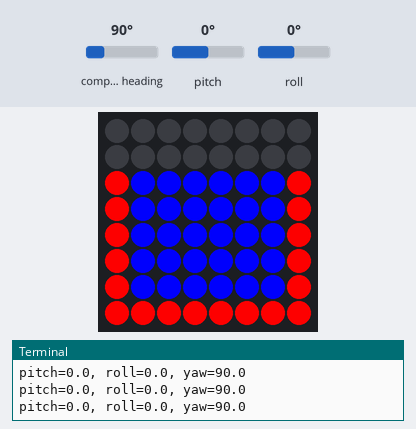
Recording of a program running on a simulated Raspberry Pi (BCM pin numbers) with a Sense HAT. Parts: the Sense HAT's 8×8 RGB LED matrix, the last lines printed to the terminal. Inputs (shaded band) come from the test bench; at power-on: pitch 0°, compass heading 90°, roll 0°. The Sense HAT reports a negative pitch or roll as 360° plus the angle.

Above: at 6.0 s.
6.1 s: pitch set to 45°
At 6.8 s:
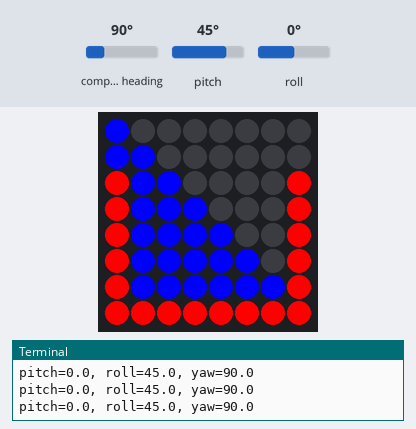
7.6 s: pitch set to 52°
At 7.9 s:
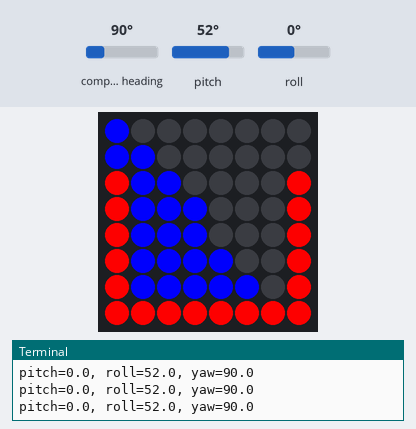
9.1 s: pitch set to 79°
At 10.3 s:
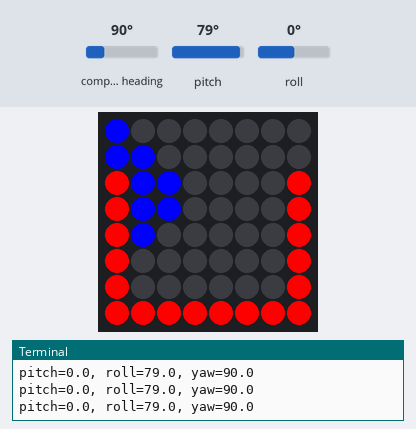
10.6 s: pitch set to 86°
At 11.4 s:
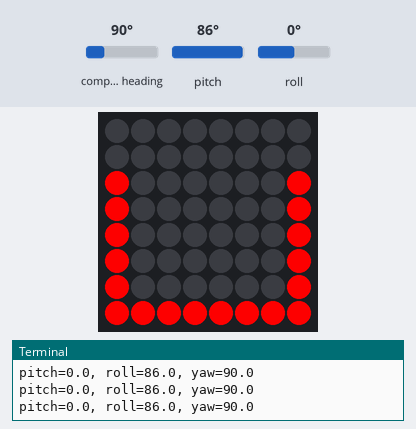
12.1 s: pitch set to 43°
At 12.6 s:
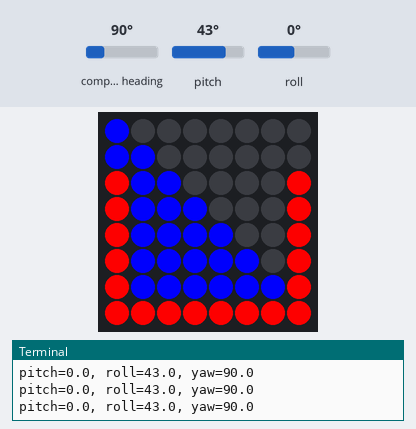
Timing chart, 0 to 14.6 s (numbered marks = the images above; inputs shaded):
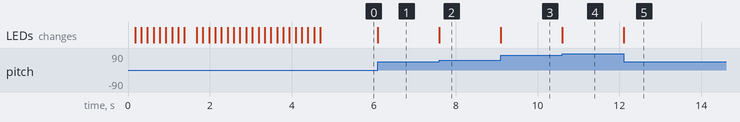

The program:

finalwater.py
```python
import time
from sense_hat import SenseHat

sense=SenseHat()
#this code sets variables to some of the basic colors that the sensehat
#can display. It makes it easier to set colors because you only have to set the numbers once
r = [255,0, 0]
o = [255, 127, 0]
y = [255, 255, 0]
g = [0, 255, 0]
b = [0,0,255]
i = [75, 0, 130]
v = [ 159, 0,255]
e = [0,0,0]

x = 1 #sets first x value which is the condition under which each if
#and while statement runs for the first part of the code
while x == 1:

    image = [e,e,e,e,e,e,e,e,
             e,e,e,e,e,e,e,e,
             r,e,e,e,e,e,e,r,
             r,e,e,e,e,e,e,r,
             r,e,e,e,e,e,e,r,
             r,e,e,e,e,e,e,r,
             r,e,e,e,e,e,e,r,
             r,r,r,r,r,r,r,r,] # sets light color for each light on the senseHAT 8x8

    sense.set_pixels(image) #sets the image code onto the senseHAT
    time.sleep(.15) # stops the code from running for .15 seconds
    x = 1+1 #adds 1 to x so that the next if statement will run

    if x == 2: # if statement dependent on the previous x equation directly above

         image = [e,e,e,e,e,e,e,e,
                  e,e,e,e,e,e,e,e,
                  r,e,e,e,e,e,e,r,
                  r,e,e,e,e,e,e,r,
                  r,e,e,e,e,e,e,r,
                  r,e,e,e,e,e,e,r,
                  r,b,e,e,e,e,e,r,
                  r,r,r,r,r,r,r,r,]

    sense.set_pixels(image)
    time.sleep(.15)
    x = 2 + 1


    if x == 3:
        image = [e,e,e,e,e,e,e,e,
                 e,e,e,e,e,e,e,e,
                 r,e,e,e,e,e,e,r,
                 r,e,e,e,e,e,e,r,
                 r,e,e,e,e,e,e,r,
                 r,e,e,e,e,e,e,r,
                 r,b,b,e,e,e,e,r,
                 r,r,r,r,r,r,r,r,]

    sense.set_pixels(image)
    time.sleep(.15)
    x = 3 + 1

    if x == 4:
        image = [e,e,e,e,e,e,e,e,
                 e,e,e,e,e,e,e,e,
                 r,e,e,e,e,e,e,r,
                 r,e,e,e,e,e,e,r,
                 r,e,e,e,e,e,e,r,
                 r,e,e,e,e,e,e,r,
                 r,b,b,b,e,e,e,r,
                 r,r,r,r,r,r,r,r,]
        sense.set_pixels(image)
        time.sleep(.15)
        x = 4 + 1

    if x == 5:
        image = [e,e,e,e,e,e,e,e,
                 e,e,e,e,e,e,e,e,
                 r,e,e,e,e,e,e,r,
                 r,e,e,e,e,e,e,r,
                 r,e,e,e,e,e,e,r,
                 r,e,e,e,e,e,e,r,
                 r,b,b,b,b,e,e,r,
                 r,r,r,r,r,r,r,r,]
        sense.set_pixels(image)
        time.sleep(.15)
        x = 5 + 1

    if x == 6:
        image = [e,e,e,e,e,e,e,e,
                 e,e,e,e,e,e,e,e,
                 r,e,e,e,e,e,e,r,
                 r,e,e,e,e,e,e,r,
                 r,e,e,e,e,e,e,r,
                 r,e,e,e,e,e,e,r,
                 r,b,b,b,b,b,e,r,
                 r,r,r,r,r,r,r,r,]
        sense.set_pixels(image)
        time.sleep(.15)
        x = 6 + 1

    if x == 7:
        image = [e,e,e,e,e,e,e,e,
                 e,e,e,e,e,e,e,e,
                 r,e,e,e,e,e,e,r,
                 r,e,e,e,e,e,e,r,
                 r,e,e,e,e,e,e,r,
                 r,e,e,e,e,e,e,r,
                 r,b,b,b,b,b,b,r,
                 r,r,r,r,r,r,r,r,]
        sense.set_pixels(image)
        time.sleep(.15)
        x = 7 + 1

    if x == 8:
        image = [e,e,e,e,e,e,e,e,
                 e,e,e,e,e,e,e,e,
                 r,e,e,e,e,e,e,r,
                 r,e,e,e,e,e,e,r,
                 r,e,e,e,e,e,e,r,
                 r,b,e,e,e,e,e,r,
                 r,b,b,b,b,b,b,r,
                 r,r,r,r,r,r,r,r,]
        sense.set_pixels(image)
        time.sleep(.15)
        x = 8 + 1

    if x == 9:
        image = [e,e,e,e,e,e,e,e,
                 e,e,e,e,e,e,e,e,
                 r,e,e,e,e,e,e,r,
                 r,e,e,e,e,e,e,r,
                 r,e,e,e,e,e,e,r,
                 r,b,b,e,e,e,e,r,
                 r,b,b,b,b,b,b,r,
                 r,r,r,r,r,r,r,r,]
        sense.set_pixels(image)
        time.sleep(.15)
        x = 9 + 1

    if x == 10:
        image = [e,e,e,e,e,e,e,e,
                 e,e,e,e,e,e,e,e,
                 r,e,e,e,e,e,e,r,
                 r,e,e,e,e,e,e,r,
                 r,e,e,e,e,e,e,r,
                 r,b,b,b,e,e,e,r,
                 r,b,b,b,b,b,b,r,
                 r,r,r,r,r,r,r,r,]
        sense.set_pixels(image)
        time.sleep(.15)
        x = 10 + 1

    if x == 11:
        image = [e,e,e,e,e,e,e,e,
                 e,e,e,e,e,e,e,e,
                 r,e,e,e,e,e,e,r,
                 r,e,e,e,e,e,e,r,
                 r,e,e,e,e,e,e,r,
                 r,b,b,b,e,e,e,r,
                 r,b,b,b,b,b,b,r,
                 r,r,r,r,r,r,r,r,]
        sense.set_pixels(image)
        time.sleep(.15)
        x = 11 + 1

    if x == 12:
        image = [e,e,e,e,e,e,e,e,
                 e,e,e,e,e,e,e,e,
                 r,e,e,e,e,e,e,r,
                 r,e,e,e,e,e,e,r,
                 r,e,e,e,e,e,e,r,
                 r,b,b,b,b,e,e,r,
                 r,b,b,b,b,b,b,r,
                 r,r,r,r,r,r,r,r,]
        sense.set_pixels(image)
        time.sleep(.15)
        x = 12 + 1

    if x == 13:
        image = [e,e,e,e,e,e,e,e,
                 e,e,e,e,e,e,e,e,
                 r,e,e,e,e,e,e,r,
                 r,e,e,e,e,e,e,r,
                 r,e,e,e,e,e,e,r,
                 r,b,b,b,b,b,e,r,
                 r,b,b,b,b,b,b,r,
                 r,r,r,r,r,r,r,r,]
        sense.set_pixels(image)
        time.sleep(.15)
        x = 13 + 1

    if x == 14:
        image = [e,e,e,e,e,e,e,e,
                 e,e,e,e,e,e,e,e,
                 r,e,e,e,e,e,e,r,
                 r,e,e,e,e,e,e,r,
                 r,e,e,e,e,e,e,r,
                 r,b,b,b,b,b,b,r,
                 r,b,b,b,b,b,b,r,
                 r,r,r,r,r,r,r,r,]
        sense.set_pixels(image)
        time.sleep(.15)
        x = 14 + 1

    if x == 15:
        image = [e,e,e,e,e,e,e,e,
                 e,e,e,e,e,e,e,e,
                 r,e,e,e,e,e,e,r,
                 r,e,e,e,e,e,e,r,
                 r,b,e,e,e,e,e,r,
                 r,b,b,b,b,b,b,r,
                 r,b,b,b,b,b,b,r,
                 r,r,r,r,r,r,r,r,]
        sense.set_pixels(image)
        time.sleep(.15)
        x = 15 + 1

    if x == 16:
        image = [e,e,e,e,e,e,e,e,
                 e,e,e,e,e,e,e,e,
                 r,e,e,e,e,e,e,r,
                 r,e,e,e,e,e,e,r,
                 r,b,b,e,e,e,e,r,
                 r,b,b,b,b,b,b,r,
                 r,b,b,b,b,b,b,r,
                 r,r,r,r,r,r,r,r,]
        sense.set_pixels(image)
        time.sleep(.15)
        x = 16 + 1

    if x == 17:
        image = [e,e,e,e,e,e,e,e,
                 e,e,e,e,e,e,e,e,
                 r,e,e,e,e,e,e,r,
                 r,e,e,e,e,e,e,r,
                 r,b,b,b,e,e,e,r,
                 r,b,b,b,b,b,b,r,
                 r,b,b,b,b,b,b,r,
                 r,r,r,r,r,r,r,r,]
        sense.set_pixels(image)
        time.sleep(.15)
        x = 17 + 1

    if x == 18:
        image = [e,e,e,e,e,e,e,e,
                 e,e,e,e,e,e,e,e,
                 r,e,e,e,e,e,e,r,
                 r,e,e,e,e,e,e,r,
                 r,b,b,b,b,e,e,r,
                 r,b,b,b,b,b,b,r,
                 r,b,b,b,b,b,b,r,
                 r,r,r,r,r,r,r,r,]
        sense.set_pixels(image)
        time.sleep(.15)
        x = 18 + 1

    if x == 19:
        image = [e,e,e,e,e,e,e,e,
                 e,e,e,e,e,e,e,e,
                 r,e,e,e,e,e,e,r,
                 r,e,e,e,e,e,e,r,
                 r,b,b,b,b,b,e,r,
                 r,b,b,b,b,b,b,r,
                 r,b,b,b,b,b,b,r,
                 r,r,r,r,r,r,r,r,]
        sense.set_pixels(image)
        time.sleep(.15)
        x = 19 + 1

    if x == 20:
        image = [e,e,e,e,e,e,e,e,
                 e,e,e,e,e,e,e,e,
                 r,e,e,e,e,e,e,r,
                 r,e,e,e,e,e,e,r,
                 r,b,b,b,b,b,b,r,
                 r,b,b,b,b,b,b,r,
                 r,b,b,b,b,b,b,r,
                 r,r,r,r,r,r,r,r,]
        sense.set_pixels(image)
        time.sleep(.15)
        x = 20 + 1

    if x == 21:
        image = [e,e,e,e,e,e,e,e,
                 e,e,e,e,e,e,e,e,
                 r,e,e,e,e,e,e,r,
                 r,b,e,e,e,e,e,r,
                 r,b,b,b,b,b,b,r,
                 r,b,b,b,b,b,b,r,
                 r,b,b,b,b,b,b,r,
                 r,r,r,r,r,r,r,r,]
        sense.set_pixels(image)
        time.sleep(.15)
        x = 21 + 1

    if x == 22:
        image = [e,e,e,e,e,e,e,e,
                 e,e,e,e,e,e,e,e,
                 r,e,e,e,e,e,e,r,
                 r,b,b,e,e,e,e,r,
                 r,b,b,b,b,b,b,r,
                 r,b,b,b,b,b,b,r,
                 r,b,b,b,b,b,b,r,
                 r,r,r,r,r,r,r,r,]
        sense.set_pixels(image)
        time.sleep(.15)
        x = 22 + 1

    if x == 23:
        image = [e,e,e,e,e,e,e,e,
                 e,e,e,e,e,e,e,e,
                 r,e,e,e,e,e,e,r,
                 r,b,b,b,e,e,e,r,
                 r,b,b,b,b,b,b,r,
                 r,b,b,b,b,b,b,r,
                 r,b,b,b,b,b,b,r,
                 r,r,r,r,r,r,r,r,]
        sense.set_pixels(image)
        time.sleep(.15)
        x = 23 + 1

    if x == 24:
        image = [e,e,e,e,e,e,e,e,
                 e,e,e,e,e,e,e,e,
                 r,e,e,e,e,e,e,r,
                 r,b,b,b,b,e,e,r,
                 r,b,b,b,b,b,b,r,
                 r,b,b,b,b,b,b,r,
                 r,b,b,b,b,b,b,r,
                 r,r,r,r,r,r,r,r,]
        sense.set_pixels(image)
        time.sleep(.15)
        x = 24 + 1

    if x == 25:
        image = [e,e,e,e,e,e,e,e,
                 e,e,e,e,e,e,e,e,
                 r,e,e,e,e,e,e,r,
                 r,b,b,b,b,b,e,r,
                 r,b,b,b,b,b,b,r,
                 r,b,b,b,b,b,b,r,
                 r,b,b,b,b,b,b,r,
                 r,r,r,r,r,r,r,r,]
        sense.set_pixels(image)
        time.sleep(.15)
        x = 25 + 1

    if x == 26:
        image = [e,e,e,e,e,e,e,e,
                 e,e,e,e,e,e,e,e,
                 r,e,e,e,e,e,e,r,
                 r,b,b,b,b,b,b,r,
                 r,b,b,b,b,b,b,r,
                 r,b,b,b,b,b,b,r,
                 r,b,b,b,b,b,b,r,
                 r,r,r,r,r,r,r,r,]
        sense.set_pixels(image)
        time.sleep(.15)
        x = 26 + 1

    if x == 27:
        image = [e,e,e,e,e,e,e,e,
                 e,e,e,e,e,e,e,e,
                 r,b,e,e,e,e,e,r,
                 r,b,b,b,b,b,b,r,
                 r,b,b,b,b,b,b,r,
                 r,b,b,b,b,b,b,r,
                 r,b,b,b,b,b,b,r,
                 r,r,r,r,r,r,r,r,]
        sense.set_pixels(image)
        time.sleep(.15)
        x = 27 + 1

    if x == 28:
        image = [e,e,e,e,e,e,e,e,
                 e,e,e,e,e,e,e,e,
                 r,b,b,e,e,e,e,r,
                 r,b,b,b,b,b,b,r,
                 r,b,b,b,b,b,b,r,
                 r,b,b,b,b,b,b,r,
                 r,b,b,b,b,b,b,r,
                 r,r,r,r,r,r,r,r,]
        sense.set_pixels(image)
        time.sleep(.15)
        x = 28 + 1

    if x == 29:
        image = [e,e,e,e,e,e,e,e,
                 e,e,e,e,e,e,e,e,
                 r,b,b,b,e,e,e,r,
                 r,b,b,b,b,b,b,r,
                 r,b,b,b,b,b,b,r,
                 r,b,b,b,b,b,b,r,
                 r,b,b,b,b,b,b,r,
                 r,r,r,r,r,r,r,r,]
        sense.set_pixels(image)
        time.sleep(.15)
        x = 29 + 1

    if x == 30:
        image = [e,e,e,e,e,e,e,e,
                 e,e,e,e,e,e,e,e,
                 r,b,b,b,b,e,e,r,
                 r,b,b,b,b,b,b,r,
                 r,b,b,b,b,b,b,r,
                 r,b,b,b,b,b,b,r,
                 r,b,b,b,b,b,b,r,
                 r,r,r,r,r,r,r,r,]
        sense.set_pixels(image)
        time.sleep(.15)
        x = 30 + 1

    if x == 31:
        image = [e,e,e,e,e,e,e,e,
                 e,e,e,e,e,e,e,e,
                 r,b,b,b,b,b,e,r,
                 r,b,b,b,b,b,b,r,
                 r,b,b,b,b,b,b,r,
                 r,b,b,b,b,b,b,r,
                 r,b,b,b,b,b,b,r,
                 r,r,r,r,r,r,r,r,]
        sense.set_pixels(image)
        time.sleep(.15)
        x = 31 + 1

    if x == 32:
        image = [e,e,e,e,e,e,e,e,
                 e,e,e,e,e,e,e,e,
                 r,b,b,b,b,b,b,r,
                 r,b,b,b,b,b,b,r,
                 r,b,b,b,b,b,b,r,
                 r,b,b,b,b,b,b,r,
                 r,b,b,b,b,b,b,r,
                 r,r,r,r,r,r,r,r,]
        sense.set_pixels(image)
        time.sleep(.15)
        x = 32 + 1
        #At this point, the cup has been filled and is ready to be poured out.
        #In the next section of code, the water can be poured out by holding the sensehat
        # perfectly upright and tilting it carefully to the left.

from sense_hat import SenseHat

sense=SenseHat()
#this code sets variables to some of the basic colors that the sensehat
#can display. It makes it easier to set colors because you only have to set the numbers once
r = [255,0, 0]
o = [255, 127, 0]
y = [255, 255, 0]
g = [0, 255, 0]
b = [0,0,255]
i = [75, 0, 130]
v = [ 159, 0,255]
e = [0,0,0]
#creates image
image = [e,e,e,e,e,e,e,e,
         e,e,e,e,e,e,e,e,
         r,b,b,b,b,b,b,r,
         r,b,b,b,b,b,b,r,
         r,b,b,b,b,b,b,r,
         r,b,b,b,b,b,b,r,
         r,b,b,b,b,b,b,r,
         r,r,r,r,r,r,r,r,]

sense.set_pixels(image) # this line assigns the image above to actually be displayed on the sensehat.

#Begins a While loop to retrieve orientation data and to set images dependent on roll
# orientation
while True:
    pitch, roll, yaw = sense.get_orientation_degrees().values() #sets variable for which values are retrieved
    print("pitch=%s, roll=%s, yaw=%s" % (pitch,roll,yaw)) #ensures that retrieved values are printed
    if roll <= 10 and roll >= 1: # sets roll conditions for which first image will be displayed

        image = [e,e,e,e,e,e,e,e,
                 b,e,e,e,e,e,e,e,
                 r,b,b,b,b,b,e,r,
                 r,b,b,b,b,b,b,r,
                 r,b,b,b,b,b,b,r,
                 r,b,b,b,b,b,b,r,
                 r,b,b,b,b,b,b,r,
                 r,r,r,r,r,r,r,r,]

        sense.set_pixels(image)
    elif roll <= 16 and roll >= 10.1:

        image = [e,e,e,e,e,e,e,e,
                 b,b,e,e,e,e,e,e,
                 r,b,b,b,b,e,e,r,
                 r,b,b,b,b,b,b,r,
                 r,b,b,b,b,b,b,r,
                 r,b,b,b,b,b,b,r,
                 r,b,b,b,b,b,b,r,
                 r,r,r,r,r,r,r,r,]

        sense.set_pixels(image)
    elif roll <= 22 and roll >= 16.1:

        image = [b,e,e,e,e,e,e,e,
                 b,b,e,e,e,e,e,e,
                 r,b,b,b,b,e,e,r,
                 r,b,b,b,b,b,e,r,
                 r,b,b,b,b,b,b,r,
                 r,b,b,b,b,b,b,r,
                 r,b,b,b,b,b,b,r,
                 r,r,r,r,r,r,r,r,]

        sense.set_pixels(image)
    elif roll <= 28 and roll >= 22.1:

        image = [b,e,e,e,e,e,e,e,
                 b,b,e,e,e,e,e,e,
                 r,b,b,b,e,e,e,r,
                 r,b,b,b,b,b,e,r,
                 r,b,b,b,b,b,b,r,
                 r,b,b,b,b,b,b,r,
                 r,b,b,b,b,b,b,r,
                 r,r,r,r,r,r,r,r,]

        sense.set_pixels(image)

    elif roll <= 35 and roll >= 28.1:

        image = [b,e,e,e,e,e,e,e,
                 b,b,e,e,e,e,e,e,
                 r,b,b,b,e,e,e,r,
                 r,b,b,b,b,b,e,r,
                 r,b,b,b,b,b,e,r,
                 r,b,b,b,b,b,b,r,
                 r,b,b,b,b,b,b,r,
                 r,r,r,r,r,r,r,r,]

        sense.set_pixels(image)

    elif roll <= 40 and roll >= 35.1:

        image = [b,e,e,e,e,e,e,e,
                 b,b,e,e,e,e,e,e,
                 r,b,b,e,e,e,e,r,
                 r,b,b,b,b,e,e,r,
                 r,b,b,b,b,b,e,r,
                 r,b,b,b,b,b,e,r,
                 r,b,b,b,b,b,b,r,
                 r,r,r,r,r,r,r,r,]

        sense.set_pixels(image)

    elif roll <= 45 and roll >= 40.1:

        image = [b,e,e,e,e,e,e,e,
                 b,b,e,e,e,e,e,e,
                 r,b,b,e,e,e,e,r,
                 r,b,b,b,e,e,e,r,
                 r,b,b,b,b,e,e,r,
                 r,b,b,b,b,b,e,r,
                 r,b,b,b,b,b,b,r,
                 r,r,r,r,r,r,r,r,]

        sense.set_pixels(image)

    elif roll <= 50 and roll >= 45.1:

        image = [b,e,e,e,e,e,e,e,
                 b,b,e,e,e,e,e,e,
                 r,b,b,e,e,e,e,r,
                 r,b,b,b,e,e,e,r,
                 r,b,b,b,b,e,e,r,
                 r,b,b,b,b,e,e,r,
                 r,b,b,b,b,b,e,r,
                 r,r,r,r,r,r,r,r,]

        sense.set_pixels(image)

    elif roll <= 55 and roll >= 50.1:

        image = [b,e,e,e,e,e,e,e,
                 b,b,e,e,e,e,e,e,
                 r,b,b,e,e,e,e,r,
                 r,b,b,b,e,e,e,r,
                 r,b,b,b,e,e,e,r,
                 r,b,b,b,b,e,e,r,
                 r,b,b,b,b,b,e,r,
                 r,r,r,r,r,r,r,r,]

        sense.set_pixels(image)

    elif roll <= 60 and roll >= 55.1:

        image = [b,e,e,e,e,e,e,e,
                 b,b,e,e,e,e,e,e,
                 r,b,b,e,e,e,e,r,
                 r,b,b,e,e,e,e,r,
                 r,b,b,b,e,e,e,r,
                 r,b,b,b,e,e,e,r,
                 r,b,b,b,b,e,e,r,
                 r,r,r,r,r,r,r,r,]

        sense.set_pixels(image)

    elif roll <= 65 and roll >= 60.1:

        image = [b,e,e,e,e,e,e,e,
                 b,b,e,e,e,e,e,e,
                 r,b,e,e,e,e,e,r,
                 r,b,b,e,e,e,e,r,
                 r,b,b,e,e,e,e,r,
                 r,b,b,b,e,e,e,r,
                 r,b,b,b,e,e,e,r,
                 r,r,r,r,r,r,r,r,]

        sense.set_pixels(image)

    elif roll <= 69 and roll >= 65.1:

        image = [b,e,e,e,e,e,e,e,
                 b,b,e,e,e,e,e,e,
                 r,b,e,e,e,e,e,r,
                 r,b,b,e,e,e,e,r,
                 r,b,b,e,e,e,e,r,
                 r,b,b,e,e,e,e,r,
                 r,b,b,e,e,e,e,r,
                 r,r,r,r,r,r,r,r,]

        sense.set_pixels(image)

    elif roll <= 75 and roll >= 69.1:

        image = [b,e,e,e,e,e,e,e,
                 b,b,e,e,e,e,e,e,
                 r,b,e,e,e,e,e,r,
                 r,b,b,e,e,e,e,r,
                 r,b,b,e,e,e,e,r,
                 r,b,b,e,e,e,e,r,
                 r,b,b,e,e,e,e,r,
                 r,r,r,r,r,r,r,r,]

        sense.set_pixels(image)

    elif roll <= 77 and roll >= 75.1:

        image = [b,e,e,e,e,e,e,e,
                 b,b,e,e,e,e,e,e,
                 r,b,e,e,e,e,e,r,
                 r,b,b,e,e,e,e,r,
                 r,b,b,e,e,e,e,r,
                 r,b,b,e,e,e,e,r,
                 r,e,e,e,e,e,e,r,
                 r,r,r,r,r,r,r,r,]

        sense.set_pixels(image)

    elif roll <= 78 and roll >= 77.1:

        image = [b,e,e,e,e,e,e,e,
                 b,b,e,e,e,e,e,e,
                 r,b,e,e,e,e,e,r,
                 r,b,b,e,e,e,e,r,
                 r,b,b,e,e,e,e,r,
                 r,e,e,e,e,e,e,r,
                 r,e,e,e,e,e,e,r,
                 r,r,r,r,r,r,r,r,]

        sense.set_pixels(image)

    elif roll <= 79.5 and roll >= 78.1:

        image = [b,e,e,e,e,e,e,e,
                 b,b,e,e,e,e,e,e,
                 r,b,b,e,e,e,e,r,
                 r,b,b,e,e,e,e,r,
                 r,b,e,e,e,e,e,r,
                 r,e,e,e,e,e,e,r,
                 r,e,e,e,e,e,e,r,
                 r,r,r,r,r,r,r,r,]

        sense.set_pixels(image)

    elif roll <= 80.6 and roll >= 79.6:

        image = [b,e,e,e,e,e,e,e,
                 b,b,b,e,e,e,e,e,
                 r,b,b,e,e,e,e,r,
                 r,b,e,e,e,e,e,r,
                 r,e,e,e,e,e,e,r,
                 r,e,e,e,e,e,e,r,
                 r,e,e,e,e,e,e,r,
                 r,r,r,r,r,r,r,r,]

        sense.set_pixels(image)

    elif roll <= 81.9 and roll >= 80.6:

        image = [b,e,e,e,e,e,e,e,
                 b,b,b,e,e,e,e,e,
                 r,b,e,e,e,e,e,r,
                 r,e,e,e,e,e,e,r,
                 r,e,e,e,e,e,e,r,
                 r,e,e,e,e,e,e,r,
                 r,e,e,e,e,e,e,r,
                 r,r,r,r,r,r,r,r,]

        sense.set_pixels(image)

    elif roll <= 83 and roll >= 82:

        image = [b,e,e,e,e,e,e,e,
                 b,b,e,e,e,e,e,e,
                 r,b,e,e,e,e,e,r,
                 r,e,e,e,e,e,e,r,
                 r,e,e,e,e,e,e,r,
                 r,e,e,e,e,e,e,r,
                 r,e,e,e,e,e,e,r,
                 r,r,r,r,r,r,r,r,]

        sense.set_pixels(image)

    elif roll <= 84 and roll >= 83.1:

        image = [b,e,e,e,e,e,e,e,
                 b,b,e,e,e,e,e,e,
                 r,e,e,e,e,e,e,r,
                 r,e,e,e,e,e,e,r,
                 r,e,e,e,e,e,e,r,
                 r,e,e,e,e,e,e,r,
                 r,e,e,e,e,e,e,r,
                 r,r,r,r,r,r,r,r,]

        sense.set_pixels(image)

    elif roll <= 85 and roll >= 84.1:

        image = [e,e,e,e,e,e,e,e,
                 b,e,e,e,e,e,e,e,
                 r,e,e,e,e,e,e,r,
                 r,e,e,e,e,e,e,r,
                 r,e,e,e,e,e,e,r,
                 r,e,e,e,e,e,e,r,
                 r,e,e,e,e,e,e,r,
                 r,r,r,r,r,r,r,r,]

        sense.set_pixels(image)

    elif roll <= 86 and roll >= 85.1:

        image = [e,e,e,e,e,e,e,e,
                 e,e,e,e,e,e,e,e,
                 r,e,e,e,e,e,e,r,
                 r,e,e,e,e,e,e,r,
                 r,e,e,e,e,e,e,r,
                 r,e,e,e,e,e,e,r,
                 r,e,e,e,e,e,e,r,
                 r,r,r,r,r,r,r,r,]

        sense.set_pixels(image)

    if roll >= 86.001 and roll <= 330: # These two lines end the loop after the roll value
                                       # is above or equal to 87.001. This is when all of the
                                       # should be poured out, and it ensures that when the
                                       # senseHAT is upright it does not dislay blue LEDs.
        break
```

Measured:
- after the input at 6.1 s, the LEDs: change at once (image 1)
- after the input at 7.6 s, the LEDs: change at once (image 2)
- after the input at 9.1 s, the LEDs: change at once (image 3)
- after the input at 10.6 s, the LEDs: change at once (image 4)
- after the input at 12.1 s, the LEDs: change at once (image 5)
